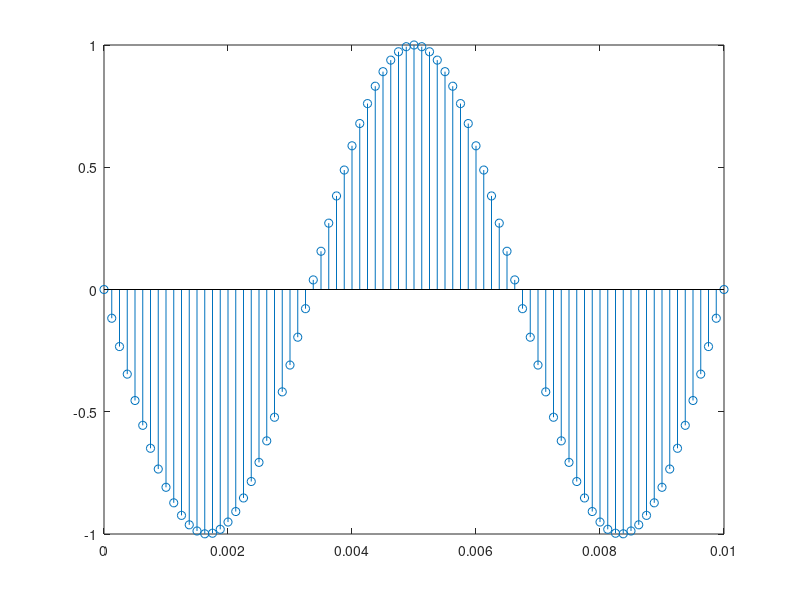

Reproduce this figure in MATLAB.
clc; clear all;
% Do a plot of a sampled sinusoid with frequency f = 100 Hz
%
f = 7850
%
% Sampling frequency and interval
fs = 8000;
Ts = 1/fs;
%
% Set time duration of plot, i.e., 10 msec.
tfinalplot = 10e-3;
%
% Make the time vector for the plot
nplot=0:Ts:tfinalplot;
%
% Sample the sinusoid.
xnT = sin(2*pi*f*nplot);
%
% Make the plot
stem(nplot, xnT);
%
% Uncomment/edit this next line to save the graph.
exportgraphics(gcf, 'graph_1.jpg');